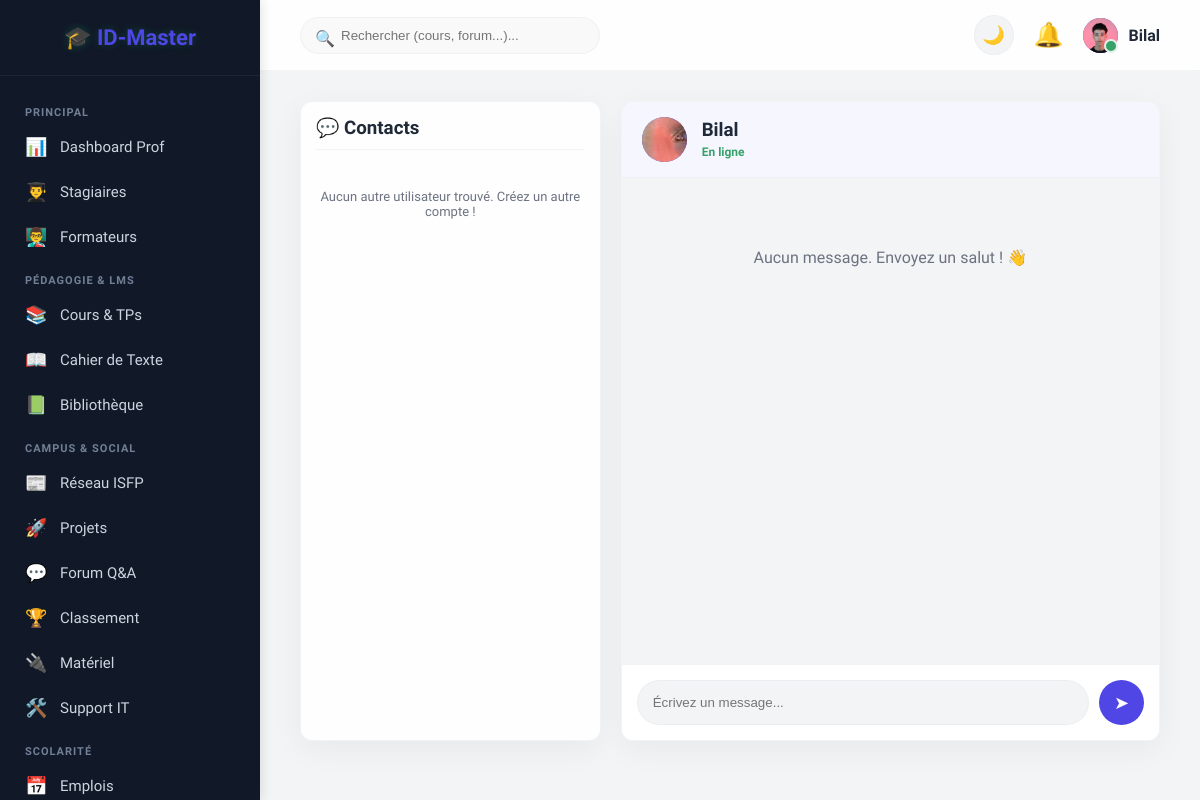
Page /messages/1/ (signed in) on the committed database.
### accounts/models.py (models this page shows, shortened)
class CustomUser(AbstractUser):
    ROLE_CHOICES = (('admin', 'Administrateur'), ('professor', 'Professeur'), ('etudiant', 'Étudiant'))
    role = models.CharField(max_length=20, choices=ROLE_CHOICES, default='etudiant')
    profile_picture = models.ImageField(upload_to='profiles/', blank=True, null=True)
    numero_cef = models.CharField(max_length=50, blank=True, null=True, verbose_name="N° Inscription (CEF)")
    last_activity = models.DateTimeField(default=timezone.now)

### accounts/views.py (the view)
# urls.py: path('messages/', messages_view, name='messages'),
def messages_view(request, user_id=None):
    if not request.user.is_authenticated: return redirect('login')
    users = CustomUser.objects.exclude(id=request.user.id)
    active_chat_user = None
    chat_messages = []
    if user_id:
        active_chat_user = get_object_or_404(CustomUser, id=user_id)
        Message.objects.filter(sender=active_chat_user, receiver=request.user, is_read=False).update(is_read=True)
        chat_messages = Message.objects.filter(
            (Q(sender=request.user) & Q(receiver=active_chat_user)) |
            (Q(sender=active_chat_user) & Q(receiver=request.user))
        ).order_by('timestamp')
    if request.method == 'POST' and active_chat_user:
        content = request.POST.get('content')
        if content:
            Message.objects.create(sender=request.user, receiver=active_chat_user, content=content)
            return redirect('chat', user_id=active_chat_user.id)
    return render(request, 'accounts/messages.html', {
        'users': users,
        'active_chat_user': active_chat_user,
        'chat_messages': chat_messages
    })

### accounts/templates/accounts/messages.html (shortened to what this page needs)
{% extends 'accounts/base.html' %}
{% block content %}
<div style="display: flex; gap: 20px; height: 80vh;">
    <div class="card" style="flex: 1; overflow-y: auto; padding: 15px;">
        <h3 style="margin-top: 0; color: var(--text-main); border-bottom: 1px solid var(--border-color); padding-bottom: 10px;">💬 Contacts</h3>
        <div style="display: flex; flex-direction: column; gap: 10px; margin-top: 15px;">
            {% for u in users %}
            <a href="{% url 'chat' u.id %}" style="display: flex; align-items: center; gap: 10px; padding: 10px; border-radius: 8px; text-decoration: none; background: {% if active_chat_user.id == u.id %}rgba(74, 92, 255, 0.1){% else %}var(--bg-body){% endif %}; border: 1px solid var(--border-color); transition: 0.2s;">
                <div class="avatar-container" style="width: 40px; height: 40px; font-size: 14px;">
                    {% if u.profile_picture %}<img src="{{ u.profile_picture.url }}">{% else %}{{ u.username|make_list|first|upper }}{% endif %}
                </div>
                <div>
                    <div style="color: var(--text-main); font-weight: bold;">{{ u.first_name|default:u.username }}</div>
                    <div style="color: var(--text-muted); font-size: 12px;">{{ u.role|title }}</div>
                </div>
            </a>
            {% empty %}
            <p style="color: var(--text-muted); text-align: center; font-size: 13px; margin-top: 20px;">Aucun autre utilisateur trouvé. Créez un autre compte !</p>
            {% endfor %}
        </div>
    </div>
    <div class="card" style="flex: 2; display: flex; flex-direction: column; padding: 0; overflow: hidden;">
        {% if active_chat_user %}
            <div style="padding: 15px 20px; background: rgba(74, 92, 255, 0.05); border-bottom: 1px solid var(--border-color); display: flex; align-items: center; gap: 15px;">
                <div class="avatar-container" style="width: 45px; height: 45px;">
                    {% if active_chat_user.profile_picture %}<img src="{{ active_chat_user.profile_picture.url }}">{% else %}{{ active_chat_user.username|make_list|first|upper }}{% endif %}
                </div>
                <div>
                    <h3 style="margin: 0; color: var(--text-main);">{{ active_chat_user.first_name|default:active_chat_user.username }}</h3>
                    <span style="font-size: 12px; color: #38a169; font-weight: bold;">En ligne</span>
                </div>
            </div>
            <div style="flex: 1; padding: 20px; overflow-y: auto; background: var(--bg-body); display: flex; flex-direction: column; gap: 15px;" id="chatBox">
                {% for msg in chat_messages %}
                    {% if msg.sender == request.user %}
                        <div style="align-self: flex-end; background: var(--accent); color: white; padding: 12px 18px; border-radius: 15px 15px 0 15px; max-width: 70%; box-shadow: 0 2px 5px rgba(0,0,0,0.1);">
                            {{ msg.content }}
                            <div style="font-size: 10px; color: rgba(255,255,255,0.7); text-align: right; margin-top: 5px;">{{ msg.timestamp|time:"H:i" }}</div>
                        </div>
                    {% else %}
                        <div style="align-self: flex-start; background: var(--bg-card); color: var(--text-main); padding: 12px 18px; border-radius: 15px 15px 15px 0; max-width: 70%; border: 1px solid var(--border-color); box-shadow: 0 2px 5px rgba(0,0,0,0.05);">
                            {{ msg.content }}
                            <div style="font-size: 10px; color: var(--text-muted); margin-top: 5px;">{{ msg.timestamp|time:"H:i" }}</div>
                        </div>
                    {% endif %}
                {% empty %}
                    <p style="text-align: center; color: var(--text-muted); margin-top: 50px;">Aucun message. Envoyez un salut ! 👋</p>
                {% endfor %}
            </div>
            <form method="POST" style="padding: 15px; background: var(--bg-card); border-top: 1px solid var(--border-color); display: flex; gap: 10px;">
                <input type="text" name="content" placeholder="Écrivez un message..." required autocomplete="off" style="flex: 1; padding: 12px 15px; border: 1px solid var(--border-color); border-radius: 25px; background: var(--bg-body); color: var(--text-main); outline: none;">
                <button type="submit" style="background: var(--accent); color: white; border: none; width: 45px; height: 45px; border-radius: 50%; cursor: pointer; display: flex; align-items: center; justify-content: center; font-size: 18px;">
                    ➤
                </button>
            </form>
        {% else %}
            <div style="flex: 1; display: flex; flex-direction: column; align-items: center; justify-content: center; color: var(--text-muted);">
                <span style="font-size: 50px; margin-bottom: 15px;">💬</span>
                <h3>Sélectionnez un contact pour commencer à discuter</h3>
            </div>
        {% endif %}
    </div>
</div>
{% endblock %}

### accounts/templates/accounts/base.html (shortened to what this page needs)
<!DOCTYPE html>
<html lang="fr">
<head>
</head>
<body>
    <aside class="sidebar" id="sidebar">
        <div class="sidebar-logo">🎓 ID-Master</div>
        <nav>
            <div class="section-title">Principal</div>
            {% if request.user.role == 'etudiant' %}
                <a href="{% url 'student_dashboard' %}"><span>🏠</span> Mon Espace</a>
            {% else %}
                <a href="{% url 'dashboard' %}"><span>📊</span> Dashboard Prof</a>
                <a href="{% url 'stagiaires' %}"><span>👨‍🎓</span> Stagiaires</a>
                <a href="{% url 'formateurs' %}"><span>👨‍🏫</span> Formateurs</a>
            {% endif %}
            <div class="section-title">Pédagogie & LMS</div>
            <a href="{% url 'courses_list' %}"><span>📚</span> Cours & TPs</a>
            <a href="{% url 'cahier_texte' %}"><span>📖</span> Cahier de Texte</a>
            <a href="{% url 'bibliotheque' %}"><span>📗</span> Bibliothèque</a>
            <div class="section-title">Campus & Social</div>
            <a href="{% url 'feed' %}"><span>📰</span> Réseau ISFP</a>
            <a href="{% url 'projets_stagiaires' %}"><span>🚀</span> Projets</a>
            <a href="{% url 'forum' %}"><span>💬</span> Forum Q&A</a>
            <a href="{% url 'leaderboard' %}"><span>🏆</span> Classement</a>
            <a href="{% url 'equipments' %}"><span>🔌</span> Matériel</a>
            <a href="{% url 'support_tickets' %}"><span>🛠️</span> Support IT</a>
            <div class="section-title">Scolarité</div>
            <a href="{% url 'emploi' %}"><span>📅</span> Emplois</a>
        </nav>
    </aside>
    <div class="main-wrapper">
        <header class="top-nav">
            <div style="display: flex; align-items: center; gap: 15px;">
                <form action="{% url 'global_search' %}" method="GET" class="search-container">
                    <span class="search-icon">🔍</span>
                    <input type="text" name="q" value="{{ query }}" class="search-bar" placeholder="Rechercher (cours, forum...)..." required>
                </form>
            </div>
            <div style="display: flex; align-items: center; gap: 20px;">
                <button id="themeToggleBtn" onclick="toggleTheme()" style="background: var(--bg-body); border: 1px solid var(--border-color); color: var(--text-main); width: 40px; height: 40px; border-radius: 50%; cursor: pointer; display: flex; align-items: center; justify-content: center; font-size: 18px; transition: 0.3s;" title="Cyberpunk / Light Mode">
                </button>
                <div style="position: relative;" id="notifContainer">
                    <div onclick="toggleNotifMenu()" style="position: relative; cursor: pointer; display: flex; align-items: center;" title="Notifications">
                        <span style="font-size: 24px;">🔔</span>
                    </div>
                </div>
                <div class="header-brand">
                    <a href="{% url 'settings' %}" style="display: flex; align-items: center; gap: 10px; text-decoration: none; color: var(--text-main); font-weight: 600;">
                        <div style="position: relative;">
                            <div class="avatar-container" style="width: 35px; height: 35px;">
                                {% if request.user.profile_picture %}<img src="{{ request.user.profile_picture.url }}" style="width: 100%; height: 100%; object-fit: cover;">{% else %}{{ request.user.username|make_list|first|upper }}{% endif %}
                            </div>
                            <span class="online-dot"></span>
                        </div>
                        <span class="desktop-name">{{ request.user.first_name|default:request.user.username }}</span>
                    </a>
                </div>
            </div>
        </header>
        <main class="content">
            {% block content %}{% endblock %}
        </main>
    </div>
</body>
</html>

### accounts/templates/accounts/base.html (style rules this page uses)
:root { --bg-body: #f3f4f6; --bg-card: rgba(255, 255, 255, 0.85); --text-main: #1f2937; --text-muted: #6b7280; --border-color: rgba(229, 231, 235, 0.5); --sidebar-bg: #111827; --sidebar-hover: #1f2937; --accent: #4f46e5; --header-bg: rgba(255, 255, 255, 0.85); --shadow-card: 0 8px 32px rgba(0, 0, 0, 0.05); --glass-blur: blur(12px); }
body { font-family: 'Tajawal', sans-serif; background-color: var(--bg-body); color: var(--text-main); margin: 0; display: flex; height: 100vh; overflow: hidden; transition: background-color 0.4s, color 0.4s; }
.sidebar { width: 260px; background-color: var(--sidebar-bg); color: white; display: flex; flex-direction: column; transition: 0.3s cubic-bezier(0.4, 0, 0.2, 1); box-shadow: 2px 0 10px rgba(0,0,0,0.1); z-index: 1000; }
.sidebar-logo { padding: 25px 20px; text-align: center; font-size: 22px; font-weight: bold; color: var(--accent); border-bottom: 1px solid rgba(255,255,255,0.05); text-shadow: 0 0 10px rgba(0, 255, 157, 0.2); }
.sidebar nav { flex: 1; padding-top: 15px; overflow-y: auto; }
.section-title { padding: 15px 25px 5px 25px; color: #718096; font-size: 11px; text-transform: uppercase; font-weight: bold; letter-spacing: 1px; }
.sidebar nav a { display: flex; align-items: center; padding: 12px 25px; color: #cbd5e0; text-decoration: none; font-size: 15px; transition: 0.2s; }
.sidebar nav a span { margin-right: 15px; font-size: 18px; width: 20px; text-align: center; transition: 0.2s; }
.main-wrapper { flex: 1; display: flex; flex-direction: column; overflow-y: auto; }
.top-nav { background: var(--header-bg); backdrop-filter: var(--glass-blur); height: 70px; display: flex; justify-content: space-between; align-items: center; padding: 0 40px; border-bottom: 1px solid var(--border-color); z-index: 10; position: sticky; top: 0; }
.search-container { position: relative; width: 300px; }
.search-bar { width: 100%; padding: 10px 15px 10px 40px; border: 1px solid var(--border-color); border-radius: 20px; background: rgba(0,0,0,0.02); color: var(--text-main); outline: none; transition: 0.3s; box-sizing: border-box; }
.search-icon { position: absolute; left: 15px; top: 12px; color: var(--text-muted); z-index: 2; }
.content { padding: 30px 40px; animation: fadeInDown 0.5s ease-out forwards; }
.card { background: var(--bg-card); backdrop-filter: var(--glass-blur); border: 1px solid var(--border-color); border-radius: 12px; padding: 25px; box-shadow: var(--shadow-card); transition: transform 0.3s, box-shadow 0.3s, border-color 0.3s; }
.online-dot { width: 10px; height: 10px; background-color: #38a169; border-radius: 50%; display: inline-block; border: 2px solid var(--bg-card); position: absolute; bottom: 0; right: 0; }
.avatar-container { position: relative; width: 40px; height: 40px; border-radius: 50%; background: var(--accent); color: #000; display: flex; justify-content: center; align-items: center; font-weight: bold; overflow: hidden; }

### rows in the picture
CustomUser: user.profile_picture (picture), user.first_name "Bilal", profile_picture (picture), first_name "Bilal"
